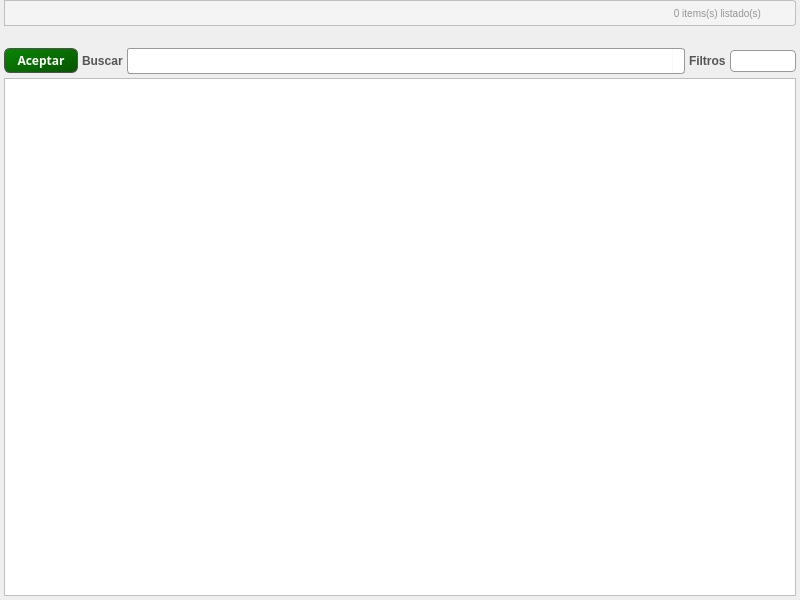
<?xml version="1.0" encoding="UTF-8"?>
<ui version="4.0">
 <class>Dialog</class>
 <widget class="QDialog" name="Dialog">
  <property name="geometry">
   <rect>
    <x>0</x>
    <y>0</y>
    <width>800</width>
    <height>600</height>
   </rect>
  </property>
  <property name="windowTitle">
   <string/>
  </property>
  <layout class="QVBoxLayout" name="verticalLayout">
   <property name="spacing">
    <number>4</number>
   </property>
   <property name="leftMargin">
    <number>4</number>
   </property>
   <property name="topMargin">
    <number>0</number>
   </property>
   <property name="rightMargin">
    <number>4</number>
   </property>
   <property name="bottomMargin">
    <number>4</number>
   </property>
   <item>
    <layout class="QHBoxLayout" name="horizontalLayout_2">
     <property name="spacing">
      <number>0</number>
     </property>
     <item>
      <widget class="QLabel" name="lbTitulo">
       <property name="sizePolicy">
        <sizepolicy hsizetype="Preferred" vsizetype="Minimum">
         <horstretch>0</horstretch>
         <verstretch>0</verstretch>
        </sizepolicy>
       </property>
       <property name="minimumSize">
        <size>
         <width>42</width>
         <height>0</height>
        </size>
       </property>
       <property name="styleSheet">
        <string notr="true">QLabel {
color: #252424;
/*background-color:qlineargradient(spread:reflect, x1:1, y1:1, x2:1, y2:0, stop:0 rgba(224, 224, 224, 255), stop:0.495413 rgba(248, 248, 248, 255));*/
background-color:rgb(244, 244, 244);

padding:4px;
font: bold 14px;
font-family: Ubuntu, Helvetica, sans-serif;



border-top-left-radius: 3px solid rgb(244, 244, 244);
border-bottom-left-radius: 3px solid rgb(244, 244, 244) ;

border-top: 1px solid #BFBFBF;
border-bottom:1px solid #BFBFBF;
border-left:1px solid #BFBFBF;

}</string>
       </property>
       <property name="text">
        <string>&lt;Lo que quiero buscar&gt;</string>
       </property>
      </widget>
     </item>
     <item>
      <widget class="QLabel" name="lbCantidadItems">
       <property name="sizePolicy">
        <sizepolicy hsizetype="Preferred" vsizetype="Preferred">
         <horstretch>0</horstretch>
         <verstretch>0</verstretch>
        </sizepolicy>
       </property>
       <property name="minimumSize">
        <size>
         <width>42</width>
         <height>0</height>
        </size>
       </property>
       <property name="styleSheet">
        <string notr="true">QLabel {
color: rgb(147, 147, 147);
background-color:rgb(244, 244, 244);

padding:3px;
font: 10px;
font-family: Ubuntu, Helvetica, sans-serif;

/*
border-top-left: 1px solid rgb(244, 244, 244);
border-top-right: 1px solid rgb(244, 244, 244);
border-bottom-right: 1px solid rgb(244, 244, 244);
border-bottom-left: 1px solid rgb(244, 244, 244);*/
border-top: 1px solid #BFBFBF;
border-bottom: 1px solid #BFBFBF;
}</string>
       </property>
       <property name="text">
        <string>0 items(s) listado(s)</string>
       </property>
       <property name="alignment">
        <set>Qt::AlignRight|Qt::AlignTrailing|Qt::AlignVCenter</set>
       </property>
      </widget>
     </item>
     <item>
      <widget class="QPushButton" name="btSalir">
       <property name="maximumSize">
        <size>
         <width>30</width>
         <height>16777215</height>
        </size>
       </property>
       <property name="cursor">
        <cursorShape>PointingHandCursor</cursorShape>
       </property>
       <property name="styleSheet">
        <string notr="true">QPushButton {
color: #252424;
/*background-color:qlineargradient(spread:reflect, x1:1, y1:1, x2:1, y2:0, stop:0 rgba(224, 224, 224, 255), stop:0.495413 rgba(248, 248, 248, 255));*/
background-color:rgb(244, 244, 244);

padding: 4px;
font: bold 14px;
font-family: Ubuntu, Helvetica, sans-serif;
border: 1px solid #BFBFBF;


border-top-left-radius: 0px solid rgb(244, 244, 244);
border-top-right-radius: 3px;
border-bottom-right-radius: 3px;
border-bottom-left-radius: 0px solid rgb(244, 244, 244);

border-left: 0px solid black;
}

QPushButton:hover{
background-color:rgb(254, 254, 254);
}

</string>
       </property>
       <property name="text">
        <string/>
       </property>
       <property name="icon">
        <iconset resource="images_rc/images.qrc">
         <normaloff>:/newPrefix/close.png</normaloff>:/newPrefix/close.png</iconset>
       </property>
      </widget>
     </item>
    </layout>
   </item>
   <item>
    <widget class="QLabel" name="label_3">
     <property name="text">
      <string/>
     </property>
    </widget>
   </item>
   <item>
    <layout class="QHBoxLayout" name="horizontalLayout_3">
     <item>
      <widget class="QPushButton" name="btAceptar">
       <property name="sizePolicy">
        <sizepolicy hsizetype="MinimumExpanding" vsizetype="Fixed">
         <horstretch>0</horstretch>
         <verstretch>0</verstretch>
        </sizepolicy>
       </property>
       <property name="maximumSize">
        <size>
         <width>74</width>
         <height>16777215</height>
        </size>
       </property>
       <property name="font">
        <font>
         <family>Ubuntu,Helvetica,sans-serif</family>
         <weight>75</weight>
         <bold>true</bold>
        </font>
       </property>
       <property name="cursor">
        <cursorShape>PointingHandCursor</cursorShape>
       </property>
       <property name="styleSheet">
        <string notr="true">/* QPushButton {
    color:#FFFFFF;
     border: 1px solid #8f8f91;
     border-radius: 6px;
     background-color:qlineargradient(spread:reflect, x1:1, y1:1, x2:1, y2:0, stop:0.201835 rgba(0, 84, 130, 255), stop:0.949541 rgba(80, 144, 189, 255));
     min-width: 80px;
padding: 3px;
 }

 QPushButton:pressed {
     background-color: qlineargradient(x1: 0, y1: 0, x2: 0, y2: 1,
                                       stop: 0 #dadbde, stop: 1 #f6f7fa);
 }

 QPushButton:flat {
     border: none; /* no border for a flat push button */
QPushButton{
color: rgb(255, 255, 255);
background-color: qlineargradient(spread:pad, x1:0.005, y1:0.006, x2:0.990476, y2:1, stop:0.0047619  rgba(10, 134, 2, 255), stop:1 rgba(6, 84, 0, 255));
border: 1px solid #505050;
border-radius: 6px;
padding:3px 6px;
}
QPushButton:pressed{	
	border: 3px solid #505050;
}</string>
       </property>
       <property name="text">
        <string>Aceptar</string>
       </property>
      </widget>
     </item>
     <item>
      <widget class="QLabel" name="label_2">
       <property name="styleSheet">
        <string notr="true">QLabel{
color:rgb(85, 85, 85);
font:bold;
font-family: Ubuntu, Helvetica, sans-serif;
}</string>
       </property>
       <property name="text">
        <string>Buscar</string>
       </property>
      </widget>
     </item>
     <item>
      <layout class="QHBoxLayout" name="horizontalLayout">
       <property name="spacing">
        <number>0</number>
       </property>
       <property name="sizeConstraint">
        <enum>QLayout::SetDefaultConstraint</enum>
       </property>
       <item>
        <widget class="QLineEdit" name="leBusqueda">
         <property name="sizePolicy">
          <sizepolicy hsizetype="Expanding" vsizetype="Fixed">
           <horstretch>0</horstretch>
           <verstretch>0</verstretch>
          </sizepolicy>
         </property>
         <property name="minimumSize">
          <size>
           <width>96</width>
           <height>0</height>
          </size>
         </property>
         <property name="styleSheet">
          <string notr="true">QLineEdit { 
border: 1px solid #999999; 
padding: 2px 2px 2px 2px;
min-width: 90px;
height: 20px;

border-top-left-radius: 3px ;
border-top-right-radius: 0px solid white;
border-bottom-right-radius: 0px ;
border-bottom-left-radius: 3px;

}</string>
         </property>
        </widget>
       </item>
       <item>
        <widget class="QLabel" name="label_4">
         <property name="sizePolicy">
          <sizepolicy hsizetype="Fixed" vsizetype="Preferred">
           <horstretch>0</horstretch>
           <verstretch>0</verstretch>
          </sizepolicy>
         </property>
         <property name="minimumSize">
          <size>
           <width>0</width>
           <height>26</height>
          </size>
         </property>
         <property name="maximumSize">
          <size>
           <width>30</width>
           <height>26</height>
          </size>
         </property>
         <property name="styleSheet">
          <string notr="true">QLabel { 
background: white;
border: 1px solid #999999; 
padding: 2px 2px 2px 2px;

height: 30px;
width:26px;

border-top-left-radius: 0px ;
border-top-right-radius: 3px;
border-bottom-right-radius: 3px;
border-bottom-left-radius: 0px;

border-left: 0px solid white;
}</string>
         </property>
         <property name="pixmap">
          <pixmap resource="images_rc/images.qrc">:/newPrefix/find.png</pixmap>
         </property>
         <property name="scaledContents">
          <bool>true</bool>
         </property>
         <property name="alignment">
          <set>Qt::AlignCenter</set>
         </property>
        </widget>
       </item>
      </layout>
     </item>
     <item>
      <widget class="QLabel" name="label">
       <property name="styleSheet">
        <string notr="true">QLabel{
color:rgb(85, 85, 85);
font:bold;
font-family: Ubuntu, Helvetica, sans-serif;
}</string>
       </property>
       <property name="text">
        <string>Filtros</string>
       </property>
      </widget>
     </item>
     <item>
      <widget class="QComboBox" name="cbCampos">
       <property name="styleSheet">
        <string notr="true">QComboBox {
border: 1px solid #999999; 
border-radius: 4px;
padding: 2px 2px 2px 2px;
min-width: 6em;
}

QComboBox::down-arrow {
image: url(:newPrefix/arrow_down.png);
height: 10px;
}
QComboBox:editable {
background: white;
border-radius: 0px;
}
QComboBox::drop-down { border-style: none}</string>
       </property>
      </widget>
     </item>
    </layout>
   </item>
   <item>
    <widget class="QTableWidget" name="twDatos">
     <property name="styleSheet">
      <string notr="true">QHeaderView::section {
border-radius: 3px;
padding: 2px 4px 2px 4px;

/* Fuente */
color: #3A3939;
font: bold 11px;
text-align: left;
font-family: Ubuntu, Helvetica, sans-serif;

background-color:rgb(244, 244, 244);
/*qlineargradient(spread:reflect, x1:1, y1:1, x2:1, y2:0, stop:0 rgba(240, 240, 240, 255), stop:0.509174 rgba(250, 250, 250, 255), stop:0.963303 rgba(255, 255, 255, 255));*/
/* Bordes */
border-bottom: 1px solid #E3E3E3;
border-top: 1px solid #FFFFFF;
padding:6px;
border-top-left-radius: 0px;

}

QTableWidget{
font-family: Ubuntu, Helvetica, sans-serif;
font-size: 12px;
text-align: left;

border: 1px solid #BFBFBF;

}</string>
     </property>
     <property name="frameShape">
      <enum>QFrame::Box</enum>
     </property>
     <property name="lineWidth">
      <number>0</number>
     </property>
     <property name="editTriggers">
      <set>QAbstractItemView::AnyKeyPressed</set>
     </property>
     <property name="alternatingRowColors">
      <bool>true</bool>
     </property>
     <property name="selectionMode">
      <enum>QAbstractItemView::SingleSelection</enum>
     </property>
     <property name="selectionBehavior">
      <enum>QAbstractItemView::SelectRows</enum>
     </property>
     <property name="textElideMode">
      <enum>Qt::ElideLeft</enum>
     </property>
     <property name="verticalScrollMode">
      <enum>QAbstractItemView::ScrollPerItem</enum>
     </property>
     <property name="horizontalScrollMode">
      <enum>QAbstractItemView::ScrollPerItem</enum>
     </property>
     <property name="showGrid">
      <bool>true</bool>
     </property>
     <property name="gridStyle">
      <enum>Qt::NoPen</enum>
     </property>
     <property name="sortingEnabled">
      <bool>true</bool>
     </property>
     <property name="wordWrap">
      <bool>true</bool>
     </property>
     <property name="cornerButtonEnabled">
      <bool>false</bool>
     </property>
     <attribute name="horizontalHeaderVisible">
      <bool>true</bool>
     </attribute>
     <attribute name="horizontalHeaderHighlightSections">
      <bool>true</bool>
     </attribute>
     <attribute name="horizontalHeaderShowSortIndicator" stdset="0">
      <bool>true</bool>
     </attribute>
     <attribute name="horizontalHeaderStretchLastSection">
      <bool>true</bool>
     </attribute>
     <attribute name="verticalHeaderVisible">
      <bool>false</bool>
     </attribute>
     <attribute name="verticalHeaderCascadingSectionResizes">
      <bool>false</bool>
     </attribute>
     <attribute name="verticalHeaderDefaultSectionSize">
      <number>24</number>
     </attribute>
     <attribute name="verticalHeaderHighlightSections">
      <bool>false</bool>
     </attribute>
     <attribute name="verticalHeaderShowSortIndicator" stdset="0">
      <bool>false</bool>
     </attribute>
     <attribute name="verticalHeaderStretchLastSection">
      <bool>false</bool>
     </attribute>
     <attribute name="verticalHeaderVisible">
      <bool>false</bool>
     </attribute>
     <attribute name="horizontalHeaderShowSortIndicator" stdset="0">
      <bool>true</bool>
     </attribute>
     <attribute name="verticalHeaderDefaultSectionSize">
      <number>24</number>
     </attribute>
     <attribute name="horizontalHeaderStretchLastSection">
      <bool>true</bool>
     </attribute>
     <attribute name="horizontalHeaderVisible">
      <bool>true</bool>
     </attribute>
     <attribute name="verticalHeaderCascadingSectionResizes">
      <bool>false</bool>
     </attribute>
     <attribute name="verticalHeaderShowSortIndicator" stdset="0">
      <bool>false</bool>
     </attribute>
     <attribute name="horizontalHeaderHighlightSections">
      <bool>true</bool>
     </attribute>
     <attribute name="verticalHeaderHighlightSections">
      <bool>false</bool>
     </attribute>
     <attribute name="verticalHeaderStretchLastSection">
      <bool>false</bool>
     </attribute>
    </widget>
   </item>
  </layout>
 </widget>
 <resources>
  <include location="images_rc/images.qrc"/>
 </resources>
 <connections>
  <connection>
   <sender>btSalir</sender>
   <signal>clicked()</signal>
   <receiver>Dialog</receiver>
   <slot>close()</slot>
   <hints>
    <hint type="sourcelabel">
     <x>776</x>
     <y>21</y>
    </hint>
    <hint type="destinationlabel">
     <x>796</x>
     <y>72</y>
    </hint>
   </hints>
  </connection>
 </connections>
</ui>
